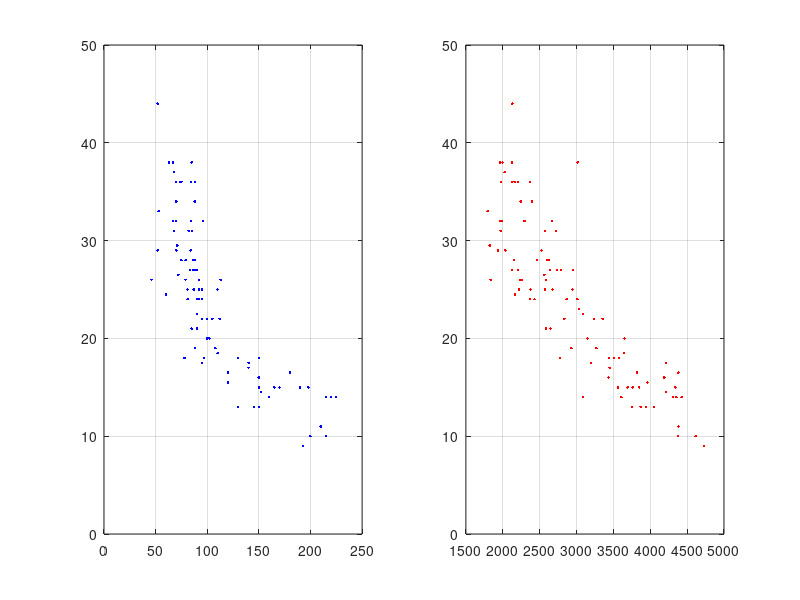

Write MATLAB code to recreate this figure. (Note: this script raises an error after producing the figure.)
clear;
close all hidden;
load carsmall;
rng default;

X = [Horsepower, Weight];
Y = MPG;
figure(1),
subplot(121), plot(X(:, 1), Y, 'b.'), grid; hold on
subplot(122), plot(X(:, 2), Y, 'r.'), grid; hold on

% creating only standartized model
Mdl = fitrsvm(X, Y, 'Standardize', true);
Mdl.ConvergenceInfo.Converged;

std = resubLoss(Mdl); % standart deviation
yfit = resubPredict(Mdl); % output

figure(2),
subplot(121), plot(X(:, 1), Y, 'b+'), grid; hold on
subplot(122), plot(X(:, 2), Y, 'r+'), grid; hold on
subplot(121), plot(Mdl.X(:, 1), yfit, '.k'), xlabel('Horsepower'), ylabel('MPG');
subplot(122), plot(Mdl.X(:, 2), yfit, '.g'), xlabel('Weight'), ylabel('MPG');
for i = 1:length(yfit(:))
    if (Mdl.IsSupportVector(i) == 1)
        subplot(121), plot(Mdl.X(i, 1), yfit(i), 'ok'), xlabel('Horsepower'), ylabel('MPG');
        subplot(122), plot(Mdl.X(i, 2), yfit(i), 'og'), xlabel('Horsepower'), ylabel('MPG');
    end
end

% creating standartized & KFold CV
Mdl2 = fitrsvm(X, Y, 'Standardize', true, 'KFold', 2);
std2 = kfoldLoss(Mdl2);
yfit2 = kfoldPredict(Mdl2);
figure(3),
subplot(121), plot(X(:, 1), Y, 'b+'), grid; hold on
subplot(122), plot(X(:, 2), Y, 'r+'), grid; hold on
subplot(121), plot(Mdl2.X(:, 1), yfit2, '.k'), xlabel('Horsepower'), ylabel('MPG');
subplot(122), plot(Mdl2.X(:, 2), yfit2, '.g'), xlabel('Weight'), ylabel('MPG');
for i = 1:length(yfit(:))
    if (Mdl2.IsSupportVector(i) == 1)
        subplot(121), plot(Mdl2.X(i, 1), yfit2(i), 'ok'), xlabel('Horsepower'), ylabel('MPG');
        subplot(122), plot(Mdl2.X(i, 2), yfit2(i), 'og'), xlabel('Horsepower'), ylabel('MPG');
    end
end

% Standartized & KFold CV & Kernel
Mdl3 = fitrsvm(X, Y, 'Standardize', true, 'KFold', 5, 'KernelFunction', 'gaussian');
std3 = kfoldLoss(Mdl3);
yfit3 = kfoldPredict(Mdl3);
figure(4),
subplot(121), plot(X(:, 1), Y, 'b+'), grid; hold on
subplot(122), plot(X(:, 2), Y, 'r+'), grid; hold on
subplot(121), plot(Mdl3.X(:, 1), yfit3, '.k'), xlabel('Horsepower'), ylabel('MPG');
subplot(122), plot(Mdl3.X(:, 2), yfit3, '.g'), xlabel('Weight'), ylabel('MPG');
for i = 1:length(Mdl3.X(:, 1))
    if (Mdl3.IsSupportVector(i) == true)
        subplot(121), plot(Mdl3.X(:, 1), yfit3, 'ok'), xlabel('Horsepower'), ylabel('MPG');
        subplot(122), plot(Mdl3.X(:, 2), yfit3, 'og'), xlabel('Horsepower'), ylabel('MPG');
    end
end

% -//- + Optimized
Mdl4 = fitrsvm(X, Y, 'Standardize', true, 'OptimizeHyperparameters', 'auto', 'HyperparameterOptimizationOptions', struct('AcquisitionFunctionName','expected-improvement-plus'));
std4 = resubLoss(Mdl4);
yfit4 = resubPredict(Mdl4);
figure(5),
subplot(121), plot(X(:, 1), Y, 'b+'), grid; hold on
subplot(122), plot(X(:, 2), Y, 'r+'), grid; hold on
subplot(121), plot(Mdl4.X(:, 1), yfit4, '.k'), xlabel('Horsepower'), ylabel('MPG');
subplot(122), plot(Mdl4.X(:, 2), yfit4, '.g'), xlabel('Weight'), ylabel('MPG');
for i = 1:length(yfit(:, 1))
    if (Mdl4.IsSupportVector(i) == 1)
        subplot(121), plot(Mdl.X(i, 1), yfit4(i), 'ok'), xlabel('Horsepower'), ylabel('MPG');
        subplot(122), plot(Mdl.X(i, 2), yfit4(i), 'og'), xlabel('Horsepower'), ylabel('MPG');
    end
end